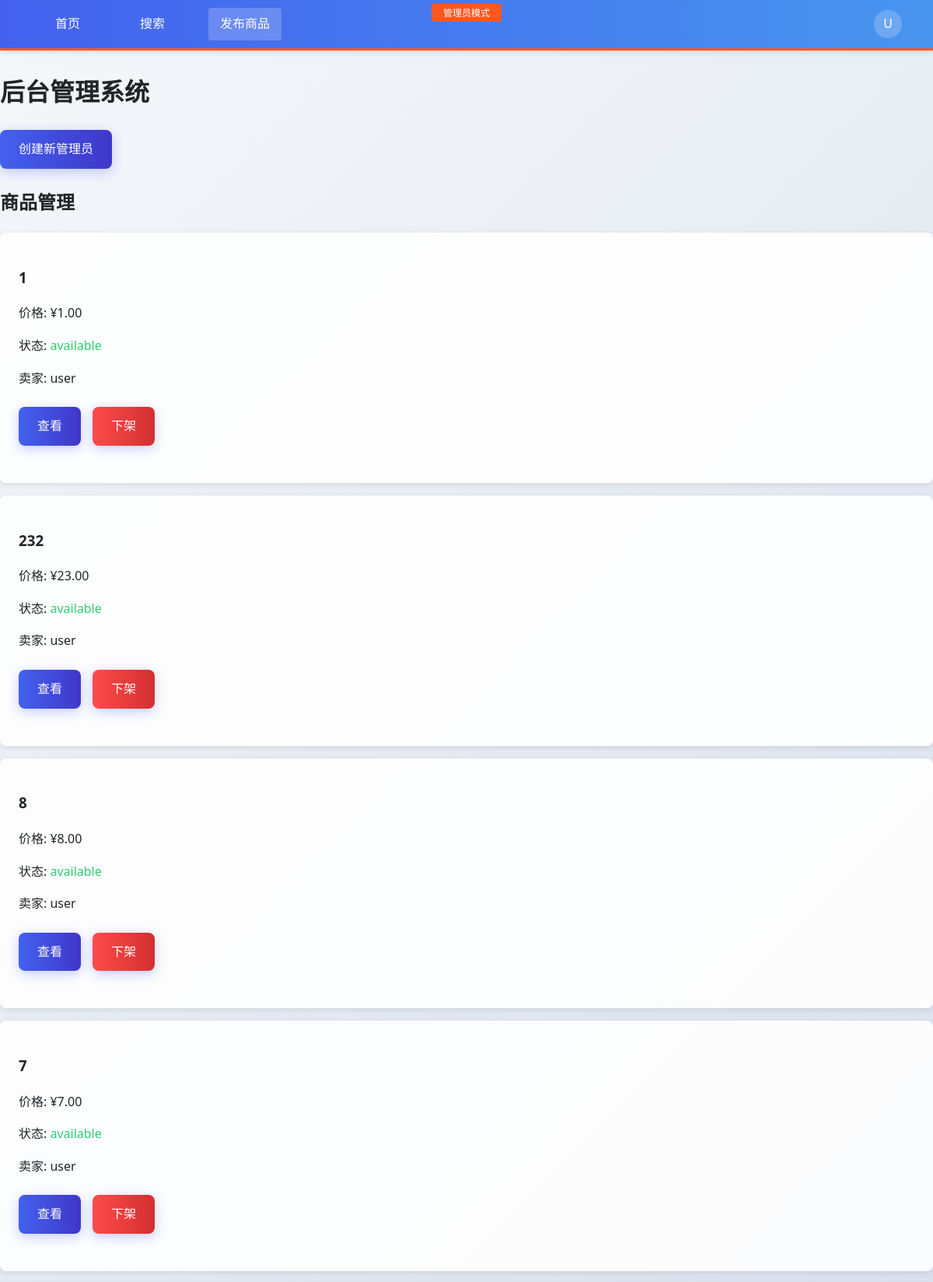
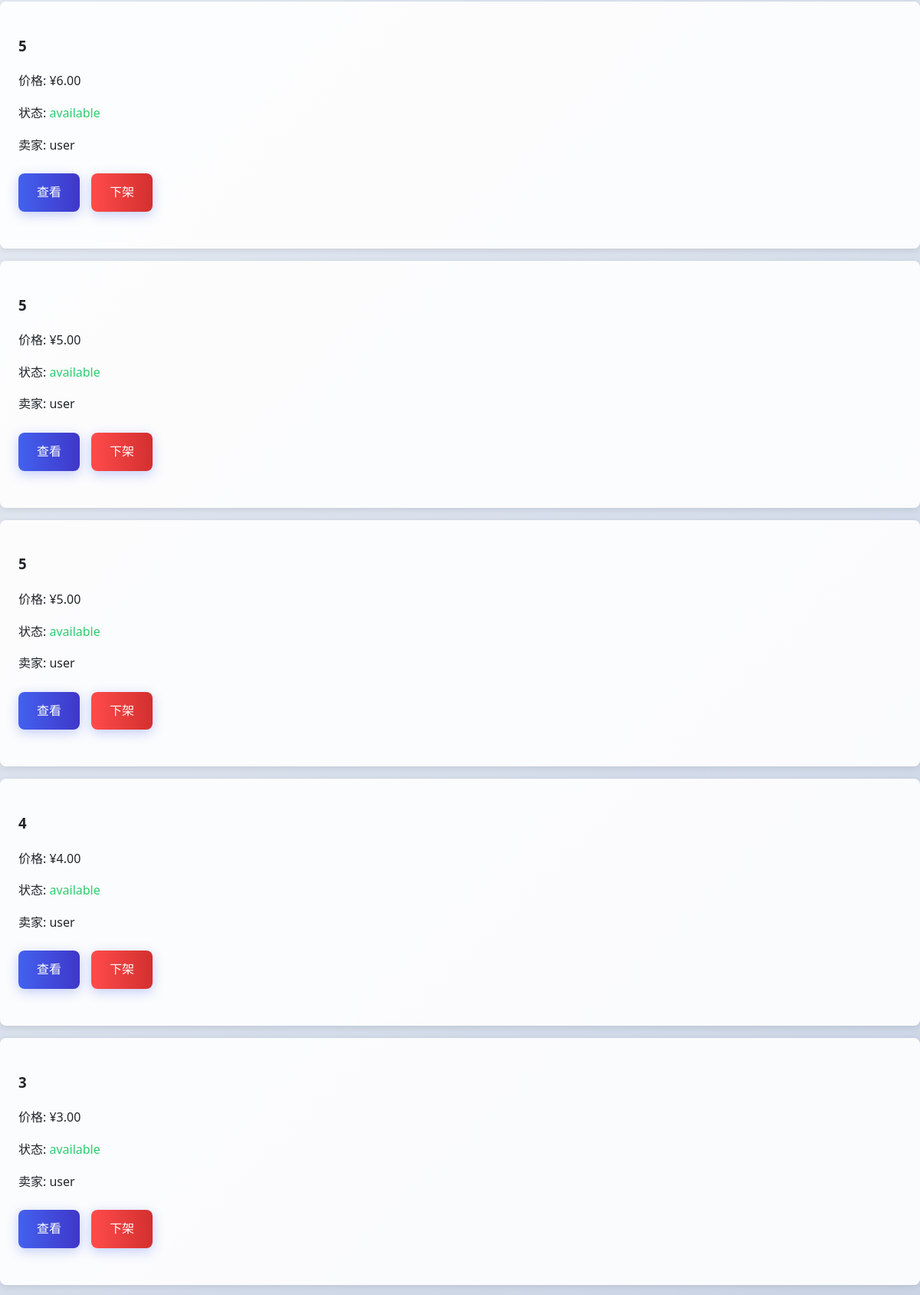
The app's page /admin (signed in, upper part) with its own data (2 pictures, top to bottom).
### models.py (models this page shows, shortened)
class User(UserMixin, db.Model):
    id = db.Column(db.Integer, primary_key=True)
    username = db.Column(db.String(80), unique=True, nullable=False)
    email = db.Column(db.String(120), unique=True, nullable=False)
    password_hash = db.Column(db.String(128), nullable=False)  # 存储哈希值而非明文
    email_confirmed = db.Column(db.Boolean, default=False)
    avatar = db.Column(db.String(120), nullable=True)
    is_admin = db.Column(db.Boolean, default=False)
    is_active = db.Column(db.Boolean, default=True)  # 用户状态(活跃/封禁)
    last_login = db.Column(db.DateTime)  # 最后登录时间
    @property
    def password(self):
        raise AttributeError('密码不可读')

class Post(db.Model):
    id = db.Column(db.Integer, primary_key=True)
    title = db.Column(db.String(120), nullable=False)
    body = db.Column(db.Text, nullable=False)
    price = db.Column(db.Float, nullable=False)
    status = db.Column(db.String(20), default='available')  # available/sold/reserved
    is_approved = db.Column(db.Boolean, default=False)  # 审核状态
    created_at = db.Column(db.DateTime, default=db.func.current_timestamp())
    views = db.Column(db.Integer, default=0)  # 浏览次数
    author_id = db.Column(db.Integer, db.ForeignKey('user.id'), nullable=False)
    author = db.relationship('User', backref=db.backref('posts', lazy=True))

### app.py (the view)
@app.route('/admin')
@login_required
def admin_panel():
    if not current_user.is_admin:
        flash('无权访问此页面')
        return redirect(url_for('index'))
    posts = Post.query.order_by(Post.id.desc()).all()
    return render_template('admin_panel.html', posts=posts)

### app.py (called while the page is built)
@login_manager.user_loader
def load_user(user_id):  # 加载当前登录用户
    return User.query.get(int(user_id))

@app.before_request
def create_tables():  # 确保数据库表已创建
    global tables_created
    if not tables_created:
        db.create_all()
        tables_created = True

### templates/admin_panel.html (shortened to what this page needs)
{% extends "base.html" %}
{% block content %}
<div class="admin-container">
    <h1>后台管理系统</h1>
    <div class="admin-actions">
        <a href="{{ url_for('create_admin', secret='134679852') }}" class="btn-gradient">创建新管理员</a>
    </div>
    <h2>商品管理</h2>
    <div class="product-list">
        {% for post in posts %}
        <div class="admin-product-card">
            <h3>{{ post.title }}</h3>
            <p>价格: ¥{{ "%.2f"|format(post.price) }}</p>
            <p>状态: <span class="status-{{ post.status }}">{{ post.status }}</span></p>
            <p>卖家: {{ post.author.username }}</p>
            <div class="admin-actions">
                <a href="{{ url_for('view_post', post_id=post.id) }}" class="btn-gradient">查看</a>
                {% if post.status != 'removed' %}
                <a href="{{ url_for('remove_post', post_id=post.id) }}" class="btn-gradient danger">下架</a>
                {% endif %}
            </div>
        </div>
        {% endfor %}
    </div>
</div>
{% endblock %}

### templates/base.html (shortened to what this page needs)
<!DOCTYPE html>
<html lang="zh">
<head>
    <link rel="stylesheet" href="{{ url_for('static', filename='style.css') }}">
</head>
<body>
    <div class="nav-placeholder"></div>
    {% if request.path.startswith('/admin') %}
    <div class="admin-mode-indicator">管理员模式</div>
    {% endif %}
    <nav class="fixed-nav">
        <div class="nav-content">
            <div class="nav-left">
                <a href="{{ url_for('index') }}" class="nav-link">首页</a>
                <a href="{{ url_for('search') }}" class="nav-link">搜索</a>
                {% if current_user.is_authenticated %}
                    <a href="{{ url_for('new_post') }}" class="nav-button">发布商品</a>
                {% endif %}
            </div>
            <div class="nav-right">
                {% if current_user.is_authenticated %}
                    <div class="nav-avatar" onclick="window.location.href='{{ url_for('profile') }}'">
                        <div class="avatar-img">
                            {{ current_user.username[0]|upper }}
                        </div>
                    </div>
                {% endif %}
            </div>
        </div>
    </nav>
    {% block content %}{% endblock %}
</body>
</html>

### static/style.css (style rules this page uses)
:root { --primary: #4361ee; --secondary: #3f37c9; --accent: #4895ef; --dark: #212529; --light: #f8f9fa; --glass: rgba(255, 255, 255, 0.15); }
body { font-family: 'Segoe UI', system-ui, sans-serif; line-height: 1.6; color: var(--dark); background: linear-gradient(135deg, #f5f7fa 0%, #c3cfe2 100%); min-height: 100vh; margin: 0; padding: 0; }
.btn-gradient { background: linear-gradient(to right, var(--primary), var(--secondary)); color: white; border: none; padding: 12px 24px; border-radius: 8px; cursor: pointer; transition: all 0.3s ease; box-shadow: 0 4px 15px rgba(67, 97, 238, 0.3); font-weight: 500; text-decoration: none; display: inline-block; }
nav { background: linear-gradient(to right, #4361ee, #4895ef); color: white; padding: 1rem 2rem; box-shadow: 0 2px 10px rgba(0, 0, 0, 0.1); display: flex; justify-content: space-between; align-items: center; }
nav a { color: white; text-decoration: none; margin: 0 1rem; transition: all 0.3s; padding: 8px 12px; border-radius: 4px; }

### templates/admin_panel.html (style rules this page uses)
.admin-container { max-width: 1200px; margin: 2rem auto; }
.admin-actions { margin: 1.5rem 0; display: flex; gap: 15px; }
.admin-product-card { background: rgba(255,255,255,0.9); border-radius: 8px; padding: 1.5rem; margin-bottom: 1rem; box-shadow: 0 2px 8px rgba(0,0,0,0.1); }
.status-available { color: #2ecc71; }
.btn-gradient.danger { background: linear-gradient(to right, #ff4b4b, #d32f2f); }

### records on screen
User: username "U"
Post: title "1", price "1.00", status "available", author.username "user"
Post: title "232", price "23.00", status "available", author.username "user"
Post: title "8", price "8.00", status "available", author.username "user"
Post: title "7", price "7.00", status "available", author.username "user"
Post: title "5", price "6.00", status "available", author.username "user"
Post: title "5", price "5.00", status "available", author.username "user"
Post: title "5", price "5.00", status "available", author.username "user"
Post: title "4", price "4.00", status "available", author.username "user"
Post: title "3", price "3.00", status "available", author.username "user"
